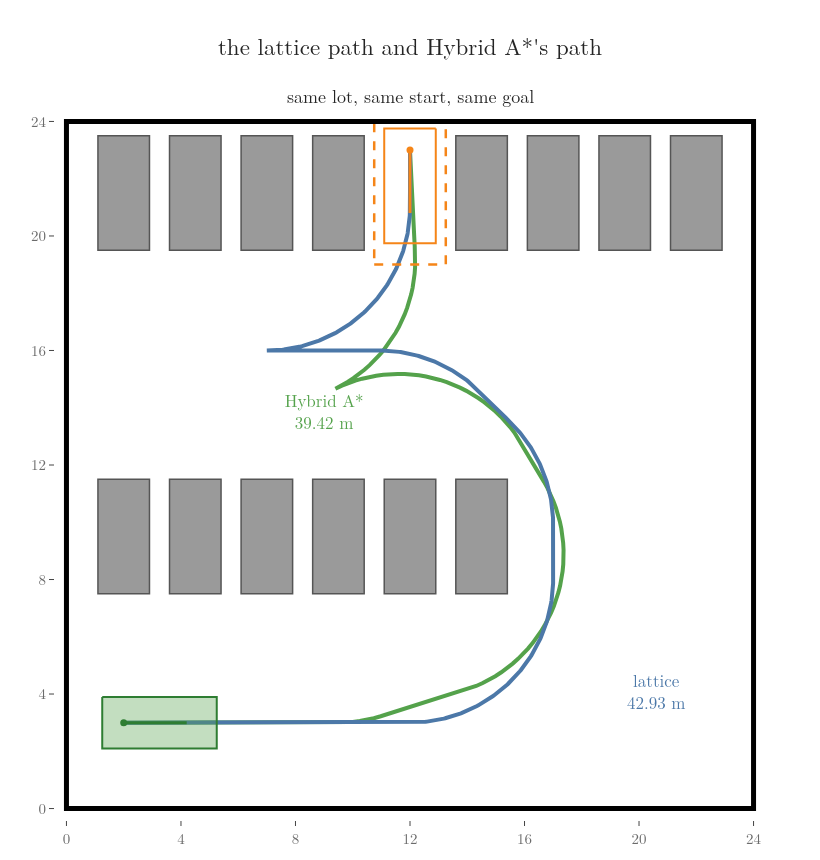

Recreate this plot in Python.
"""The lattice path (blue, 42.93 m, 629 expansions) and Hybrid A*'s path of RO-055 (green, 39.42 m, 312 expansions
with the Reeds-Shepp shot) on the same lot, from the same start to the same goal. Run -> compare.png"""
import math
from pathlib import Path

from carkit import GOAL, START, hybrid_astar
from gifkit import BLUE, GREEN
from latticekit import lattice_astar
from lotdraw import axes, car, label, layout, lot, path
from plotly.subplots import make_subplots

here = Path(__file__).parent
L = lattice_astar()
H = hybrid_astar("max", shot=True)
assert round(L["length"], 2) == 42.93 and L["expanded"] == 629 and round(H["length"], 2) == 39.42 and H["expanded"] == 312
fig = make_subplots(rows=1, cols=1)
lot(fig, (1, 1))
path(fig, H["poses"][:, :2], (1, 1), colour=GREEN, width=4)
path(fig, L["poses"][:, :2], (1, 1), colour=BLUE, width=4)
car(fig, START, (1, 1), colour="#2E7D32", width=2)
car(fig, GOAL, (1, 1), colour="#F58518", fill="rgba(0,0,0,0)", width=2)
label(fig, 20.6, 4.0, "lattice<br>42.93 m", (1, 1), size=17, colour=BLUE)
label(fig, 9.0, 13.8, "Hybrid A*<br>39.42 m", (1, 1), size=17, colour=GREEN)
axes(fig, (1, 1))
layout(fig, "the lattice path and Hybrid A*'s path", width=820, height=860,
       subtitle="same lot, same start, same goal")
fig.write_image(here / "compare.png")
